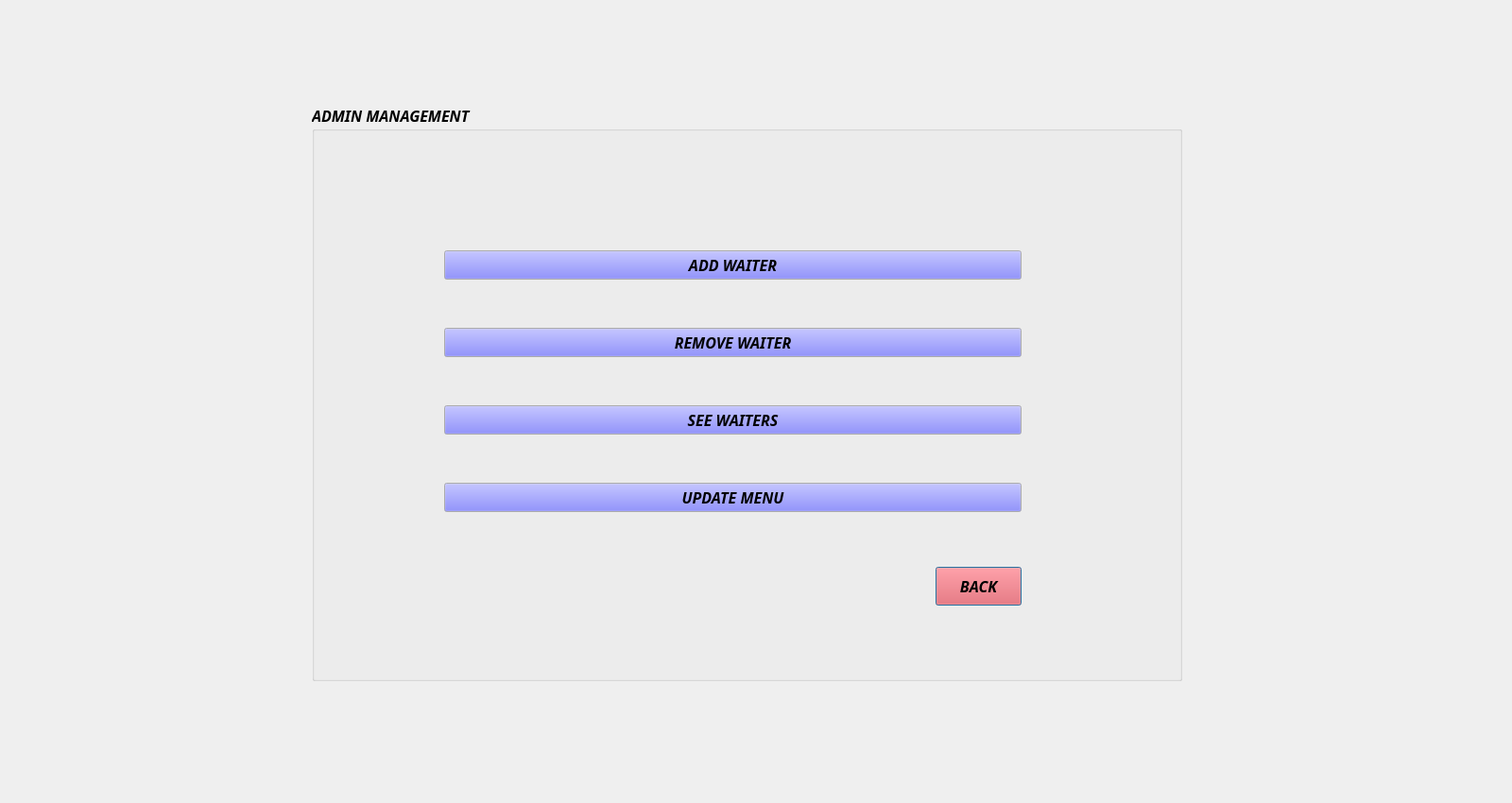
<?xml version="1.0" encoding="UTF-8"?>
<ui version="4.0">
 <class>Admin_Management</class>
 <widget class="QDialog" name="Admin_Management">
  <property name="geometry">
   <rect>
    <x>0</x>
    <y>0</y>
    <width>1600</width>
    <height>850</height>
   </rect>
  </property>
  <property name="font">
   <font>
    <family>Roman</family>
   </font>
  </property>
  <property name="windowTitle">
   <string>Dialog</string>
  </property>
  <widget class="QGroupBox" name="groupBox">
   <property name="geometry">
    <rect>
     <x>330</x>
     <y>110</y>
     <width>921</width>
     <height>611</height>
    </rect>
   </property>
   <property name="palette">
    <palette>
     <active>
      <colorrole role="Button">
       <brush brushstyle="SolidPattern">
        <color alpha="255">
         <red>102</red>
         <green>104</green>
         <blue>240</blue>
        </color>
       </brush>
      </colorrole>
     </active>
     <inactive>
      <colorrole role="Button">
       <brush brushstyle="SolidPattern">
        <color alpha="255">
         <red>102</red>
         <green>104</green>
         <blue>240</blue>
        </color>
       </brush>
      </colorrole>
     </inactive>
     <disabled>
      <colorrole role="Button">
       <brush brushstyle="SolidPattern">
        <color alpha="255">
         <red>102</red>
         <green>104</green>
         <blue>240</blue>
        </color>
       </brush>
      </colorrole>
     </disabled>
    </palette>
   </property>
   <property name="font">
    <font>
     <family>Perpetua Titling MT</family>
     <pointsize>12</pointsize>
     <italic>true</italic>
     <bold>true</bold>
     <underline>false</underline>
     <strikeout>false</strikeout>
     <kerning>true</kerning>
    </font>
   </property>
   <property name="title">
    <string>ADMIN MANAGEMENT</string>
   </property>
   <widget class="QPushButton" name="Admin_management_back_pushButton">
    <property name="geometry">
     <rect>
      <x>660</x>
      <y>490</y>
      <width>91</width>
      <height>41</height>
     </rect>
    </property>
    <property name="palette">
     <palette>
      <active>
       <colorrole role="Button">
        <brush brushstyle="SolidPattern">
         <color alpha="255">
          <red>240</red>
          <green>73</green>
          <blue>76</blue>
         </color>
        </brush>
       </colorrole>
       <colorrole role="Window">
        <brush brushstyle="SolidPattern">
         <color alpha="255">
          <red>165</red>
          <green>230</green>
          <blue>240</blue>
         </color>
        </brush>
       </colorrole>
      </active>
      <inactive>
       <colorrole role="Button">
        <brush brushstyle="SolidPattern">
         <color alpha="255">
          <red>240</red>
          <green>73</green>
          <blue>76</blue>
         </color>
        </brush>
       </colorrole>
       <colorrole role="Window">
        <brush brushstyle="SolidPattern">
         <color alpha="255">
          <red>165</red>
          <green>230</green>
          <blue>240</blue>
         </color>
        </brush>
       </colorrole>
      </inactive>
      <disabled>
       <colorrole role="Button">
        <brush brushstyle="SolidPattern">
         <color alpha="255">
          <red>240</red>
          <green>73</green>
          <blue>76</blue>
         </color>
        </brush>
       </colorrole>
       <colorrole role="Base">
        <brush brushstyle="SolidPattern">
         <color alpha="255">
          <red>165</red>
          <green>230</green>
          <blue>240</blue>
         </color>
        </brush>
       </colorrole>
       <colorrole role="Window">
        <brush brushstyle="SolidPattern">
         <color alpha="255">
          <red>165</red>
          <green>230</green>
          <blue>240</blue>
         </color>
        </brush>
       </colorrole>
      </disabled>
     </palette>
    </property>
    <property name="font">
     <font>
      <family>Perpetua Titling MT</family>
      <pointsize>12</pointsize>
      <italic>true</italic>
      <bold>true</bold>
      <underline>false</underline>
      <strikeout>false</strikeout>
      <kerning>true</kerning>
     </font>
    </property>
    <property name="text">
     <string>BACK</string>
    </property>
   </widget>
   <widget class="QWidget" name="layoutWidget">
    <property name="geometry">
     <rect>
      <x>140</x>
      <y>110</y>
      <width>611</width>
      <height>371</height>
     </rect>
    </property>
    <layout class="QVBoxLayout" name="verticalLayout_2">
     <item>
      <widget class="QPushButton" name="Add_pushButton">
       <property name="text">
        <string>ADD WAITER</string>
       </property>
      </widget>
     </item>
     <item>
      <widget class="QPushButton" name="Remove_pushButton">
       <property name="text">
        <string>REMOVE WAITER</string>
       </property>
      </widget>
     </item>
     <item>
      <widget class="QPushButton" name="See_pushButton">
       <property name="text">
        <string>SEE WAITERS</string>
       </property>
      </widget>
     </item>
     <item>
      <widget class="QPushButton" name="Update_pushButton">
       <property name="text">
        <string>UPDATE MENU</string>
       </property>
      </widget>
     </item>
    </layout>
   </widget>
  </widget>
 </widget>
 <resources/>
 <connections/>
</ui>
